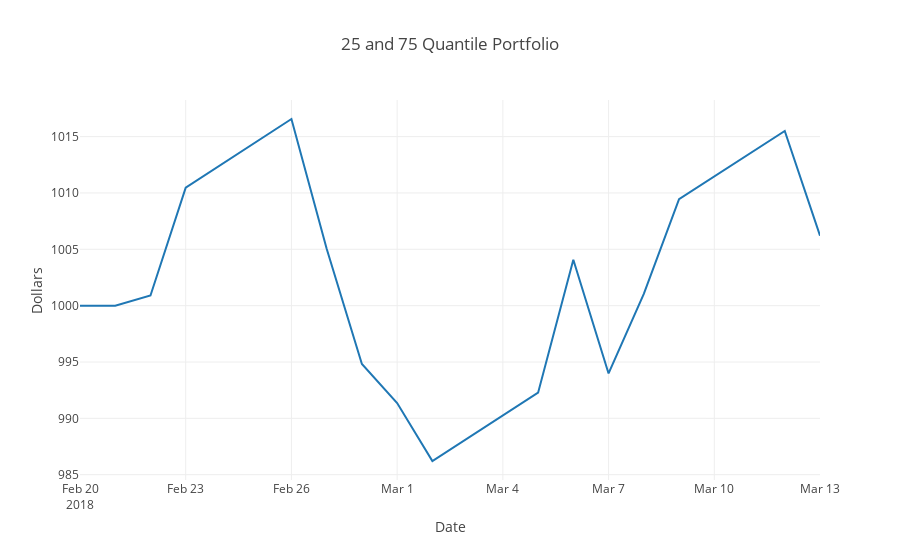

Notebook code cell kept with this figure:
### Code cell
# Plot 25/75
import plotly
plotly.offline.init_notebook_mode(connected=True)
import plotly.graph_objs as go

trace0 = go.Scatter(x = df1["Date"], y = value1[1:], mode = "lines", name = "25/75 quantiles")

data = [trace0]
layout = go.Layout(title = "25 and 75 Quantile Portfolio", xaxis = dict(title = "Date"), yaxis = dict(title = "Dollars"))
fig = go.Figure(data = data, layout = layout)
plotly.offline.iplot(fig, filename = "line-mode")

### Figure 1 — Plotly figure (JSON) as saved in the notebook; plotly's stock layout.template omitted (floating-point values rounded to 4 significant figures)
{"data": [{"mode": "lines", "name": "25/75 quantiles", "type": "scatter", "x": ["2018-02-20", "2018-02-21", "2018-02-22", "2018-02-23", "2018-02-26", "2018-02-27", "2018-02-28", "2018-03-01", "2018-03-02", "2018-03-05", "2018-03-06", "2018-03-07", "2018-03-08", "2018-03-09", "2018-03-12", "2018-03-13"], "y": [1000, 1000, 1001.0, 1010.0, 1017.0, 1005.0, 994.8, 991.4, 986.2, 992.3, 1004.0, 994.0, 1001.0, 1009.0, 1015.0, 1006.0]}], "layout": {"title": "25 and 75 Quantile Portfolio", "xaxis": {"title": "Date"}, "yaxis": {"title": "Dollars"}}}
